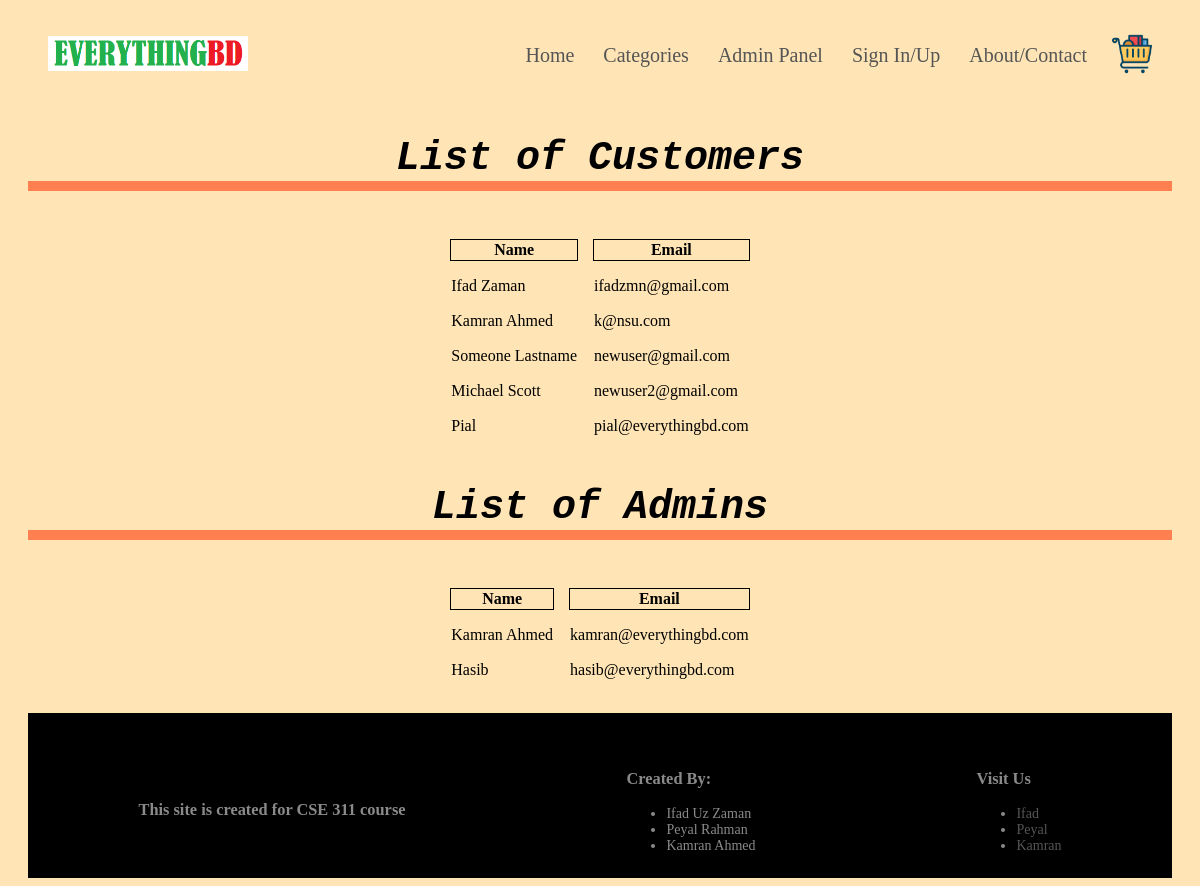
/customersandadmins.php, run on the app's committed database.
### tables this page shows
CREATE TABLE `customer` (
  `Customer_id` int(5) NOT NULL,
  `Full_name` varchar(30) NOT NULL,
  `Phone_num` bigint(11) NOT NULL,
  `Address` varchar(80) NOT NULL,
  `City` varchar(20) NOT NULL,
  `Email` varchar(30) NOT NULL,
  `password` varchar(20) NOT NULL
);

### customersandadmins.php (the view, shortened to what this page needs)
<!DOCTYPE html>
<html>
<head>
  <link rel="stylesheet" href="CSS/style.css">
</head>
<body>
<div class="maincontainer">
        <div class="navibar">
          <div class="Logo">
          <a href="index.php"><img src="images/Logo.png" width="200px"></a>
          </div>
          <nav>
            <ul>
              <li><a href="index.php">Home</a></li>
              <li><a href="categories.php">Categories</a></li>
              <li><a href="summary.php">Admin Panel</a></li>
              <li><a href="signupsignin.html">Sign In/Up</a></li>
              <li><a href="about.html">About/Contact</a></li>
            </ul>
          </nav>
          <a href="shoppingcart.html"><img src="Images/scart.png" width=40px ></a>
        </div>
<h2>List of Customers</h2>
    <table>
      <tr>
        <th>Name</th>
        <th>Email</th>
      </tr>
      <?php
      require 'connection.php';
$sql= "SELECT Full_name,email FROM customer";
$result=$conn->query($sql);
if($result-> num_rows>0){
  while($row=$result->fetch_assoc()){
    echo "<tr><td>".$row["Full_name"]."</td><td>".$row["email"]."</td></tr>";
  }
}
else{
  echo"0 result";
}
?>
</table>
<h2>List of Admins</h2>
    <table>
      <tr>
        <th>Name</th>
        <th>Email</th>
      </tr>
      <?php
require 'connection.php';
$sql2= "SELECT Full_name,email FROM admin";
$result2=$conn->query($sql2);
if($result2-> num_rows>0){
  while($row2=$result2->fetch_assoc()){
    echo "<tr><td>".$row2["Full_name"]."</td><td>".$row2["email"]."</td></tr>";
  }
}
else{
  echo"0 result";
}
       ?>
    </table>
<br>
<div class="siteFooter">
  <div class="container">
    <div class="row1">
      <div class="fcol1">
        <h3>This site is created for CSE 311 course</h3>
      </div>
      <div class="fcol2">
      <h3>Created By: </h3>
      <ul>
        <li>Ifad Uz Zaman</li>
        <li>Peyal Rahman</li>
        <li>Kamran Ahmed</li>
      </ul>
      </div>
      <div class="fcol3">
        <h3>Visit Us</h3>
        <ul>
          <li><a href="https://www.facebook.com/Scarxcia" target="_blank">Ifad</a></li>
          <li><a href="https://www.facebook.com/pialhrhmn/" target="_blank">Peyal</a></li>
          <li><a href="https://www.facebook.com/thisaintkamran/" target="_blank">Kamran</a></li>
        </ul>
      </div>
    </div>
  </div>
</div>
</body>
</html>

### CSS/style.css (style rules this page uses)
body { background-color: moccasin; }
h2 { text-align: center; color: black; font-family: "Monaco", monospace; font-style: oblique; font-weight: bold; font-size: 40px; border-bottom: 10px solid coral; }
.navibar { display: flex; align-items: center; padding: 20px; }
nav { flex: 1; text-align: right; }
nav ul { display: inline-block; list-style-type: none; }
nav ul li { display: inline-block; margin-right: 25px; font-size: 20px; }
a { text-decoration: none; color: #555; }
.maincontainer { max-width: 1500px; margin: auto; padding-left: 20px; padding-right: 20px; }
.siteFooter { background: #000; color: #8a8a8a; font-size: 14px; padding: 40px 0 10px; }
.row1 { display: flex; align-items: center; flex-wrap: wrap; justify-content: space-around; }

### customersandadmins.php (style rules this page uses)
table { margin-left: auto; margin-right: auto; border-spacing: 15px; }
th { border: 1px solid black; }

### data on the page
customer: Full_name "Ifad Zaman", Email "ifadzmn@gmail.com"
customer: Full_name "Kamran Ahmed", Email "k@nsu.com"
customer: Full_name "Someone Lastname", Email "newuser@gmail.com"
customer: Full_name "Michael Scott", Email "newuser2@gmail.com"
customer: Full_name "Pial", Email "pial@everythingbd.com"

### other printed values
$row2["Full_name"] "Kamran Ahmed"
$row2["email"] "kamran@everythingbd.com"
$row2["Full_name"] "Hasib"
$row2["email"] "hasib@everythingbd.com"
